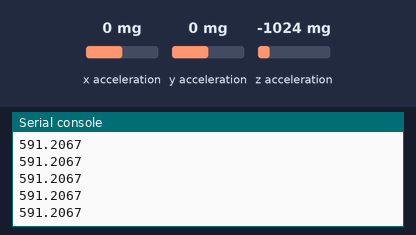
Simulated run of this program. Board: BBC micro:bit running MicroPython. Shown: the last lines printed to the serial console. The inputs (shaded band) are chosen by the test bench; at power-on: z acceleration -1024 mg, x acceleration 0 mg, y acceleration 0 mg.

Above: at 1.2 s.
1.3 s: z acceleration set to -750 mg
At 1.9 s:
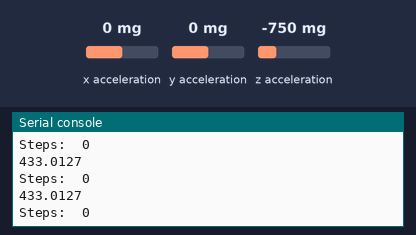
2.8 s: x acceleration set to -1440 mg
At 3.7 s:
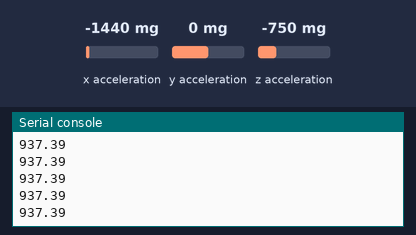
4.3 s: y acceleration set to -1440 mg
At 5.1 s:
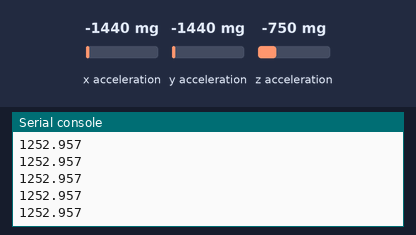
Timing chart, 0 to 7.3 s (numbered marks = the images above; inputs shaded):
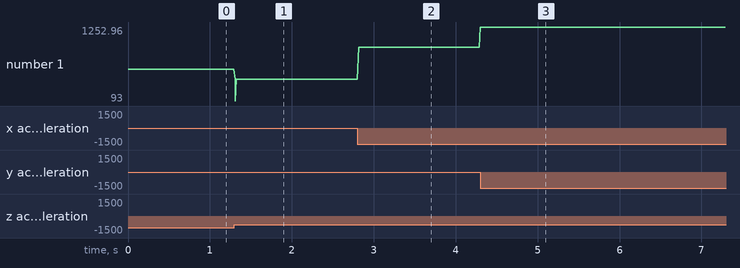

The program:

Pedometer_v1.py
```python
from microbit import accelerometer
from microbit import sleep
import math
import utime as ut

class MovingAverage:  #Moving Average filter to detect a "dynamic threshold"
    data_pool = 0  #Size of data_pool -> amount of Samples
    circular_buffer_index = 0 #index to know where to read/write
    moving_average = 0 #moving average value

    def __init__(self, size):
        self.data_pool = [0]*size #initialize an array for all the samples (size of data_pool)

    def add_value(self, value): #adds a new sample to the pool
        self.circular_buffer_index += 1 #move the index
        if self.circular_buffer_index >= len(self.data_pool): #end? -> start at 0
            self.circular_buffer_index = 0
        old_value = self.data_pool[self.circular_buffer_index]/len(self.data_pool) #save the average of old value at index position
        self.data_pool[self.circular_buffer_index] = value #write the new value
        self.moving_average -= old_value #calculate the moving average = n1+n2+...ndata_pool/data_pool
        self.moving_average += value/len(self.data_pool) #middle part stays the same = faster way is to substract the oldest value and add the newest value to moving_average

    def get_average(self):
        return(self.moving_average)


class LinearShiftRegister: #Linear-shift-register helps further filtering the data and detecting peaks
    sample_new = 0 #holds the newest sample
    sample_old = 0 #holds the previous sample
    precision = 0 #difference between the previous and the current value in order to be pushed to sample_new
    is_step = False

    def __init__(self, prec):
        self.precision = prec

    def update(self, sample_result, moving_av): #updates the Register and watches for peaks
        self.sample_old = self.sample_new #shift new sample to old one
        if sample_result > self.sample_new + self.precision or sample_result < self.sample_new - self.precision: #is the sample_result precision bigger or smaller
            self.sample_new = sample_result #shift sample result to sample_new
            if self.sample_new < self.sample_old and self.sample_new < moving_av: #is it a downward peak that goes under the moving average?
                self.is_step = True #has to be a step
            else:
                self.is_step = False
        return self.is_step

    def ret_new(self):
        return (self.sample_new)
    def ret_old(self):
        return (self.sample_old)

steps_temp = 0 #holds the temporary steps

class CountRegulation:
    searching_regulation = True #puts the counter in searching for a rhythmic pattern False = found one


    def validate_step(self, interval, regulation):
        global steps_temp
        #interval = the time between two steps regulation = amount of steps it takes to be a
        #rhythmic pattern
        #print(steps_temp)
        if steps_temp >= regulation: # True = we are in rhythmic pattern now and start back at 0
            steps_temp = 0
            searching_regulation = False
        if interval > 2:
            print(interval)
        if interval >= 10 and interval <= 100: #the step happened in a valid timewindow
            steps_temp += 1 #increase steps_temp
            print("\nValid Step -------------------  ", steps_temp)
            if steps_temp >= regulation: #are we in a pattern?
                self.searching_regulation = False #then go in found mode to update frequently

        else:
            steps_temp = 0 #means pattern is set to 0 again
            self.searching_regulation = True #we have to search a new one

        if self.searching_regulation == False: #means we are in a pattern and can now update the steps
            return steps_temp
        else: #in no pattern yet and will just return 0
            return 0


def quadsum(values):
    sum = 0
    for x in values:
        sum += x*x
    return sum

moving_a = MovingAverage(50) #moving average
linear_s = LinearShiftRegister(70) #LinearShiftRegister
count_reg = CountRegulation() #Regulates whether the step is valid
steps = 0 #steps taken
interval = 0 #interval


while True:
    values = accelerometer.get_values() #x, y, z -> tuple
    average = math.sqrt(quadsum(values)/3) #average of the three values
    moving_a.add_value(average) #moving average filter gets the new data
    print(average)

    if linear_s.update(average, moving_a.get_average()): #peak went under the moving_average value
        steps += count_reg.validate_step(interval,2)
        print("Steps: ", steps)
        interval = 0
    #if moving_a.get_average() > moving_b.get_average():
     #   display.set_pixel(2,2,9)
    #else:
     #   display.set_pixel(2,2,0)
    #print((average, moving_a.get_average(), linear_s.ret()))
    #1000 if linear_s.update(average, moving_a.get_average()) else 0,
    #print((average, moving_a.get_average()))

    sleep(13) #-> 6ms for the calculations + 14 = 20ms = 50Hz
    interval += 1 #one cyle is complete so update the rate
```

Measured:
- after the input at 1.3 s, the serial console: prints a new line at once (image 1)
- after the input at 2.8 s, the serial console: prints a new line at once (image 2)
- after the input at 4.3 s, the serial console: prints a new line at once (image 3)
- plotted number 1: 591.21 → 433.01 after the input at 1.3 s, 433.01 → 937.39 after the input at 2.8 s, 937.39 → 1252.96 after the input at 4.3 s
